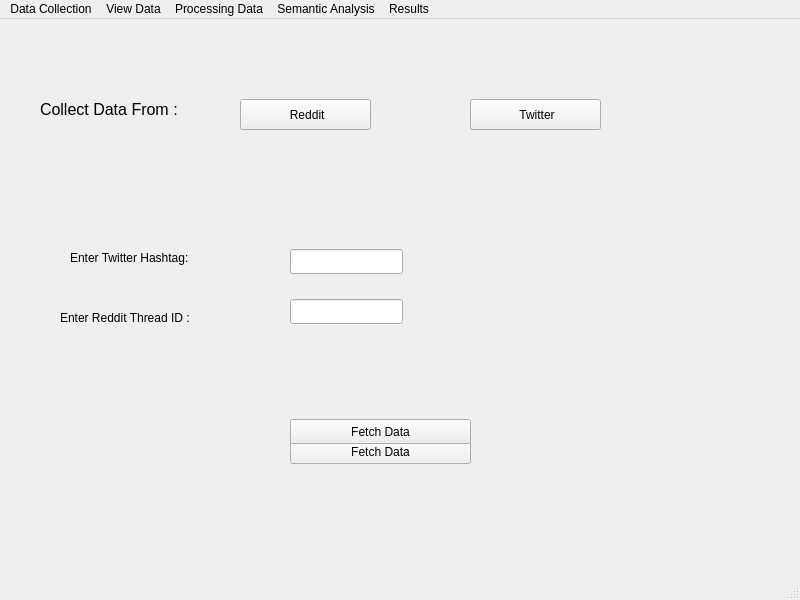
<?xml version="1.0" encoding="UTF-8"?>
<ui version="4.0">
 <class>MainWindow</class>
 <widget class="QMainWindow" name="MainWindow">
  <property name="geometry">
   <rect>
    <x>0</x>
    <y>0</y>
    <width>800</width>
    <height>600</height>
   </rect>
  </property>
  <property name="windowTitle">
   <string>Sports Match Analyser</string>
  </property>
  <widget class="QWidget" name="centralwidget">
   <widget class="QLabel" name="collectdatalabel">
    <property name="geometry">
     <rect>
      <x>40</x>
      <y>70</y>
      <width>141</width>
      <height>41</height>
     </rect>
    </property>
    <property name="font">
     <font>
      <pointsize>12</pointsize>
     </font>
    </property>
    <property name="text">
     <string>Collect Data From :</string>
    </property>
   </widget>
   <widget class="QPushButton" name="redditbtn">
    <property name="geometry">
     <rect>
      <x>240</x>
      <y>80</y>
      <width>131</width>
      <height>31</height>
     </rect>
    </property>
    <property name="text">
     <string> Reddit</string>
    </property>
    <property name="icon">
     <iconset>
      <normaloff>reddit.jpg</normaloff>reddit.jpg</iconset>
    </property>
    <property name="iconSize">
     <size>
      <width>18</width>
      <height>18</height>
     </size>
    </property>
   </widget>
   <widget class="QPushButton" name="twitterbtn">
    <property name="geometry">
     <rect>
      <x>470</x>
      <y>80</y>
      <width>131</width>
      <height>31</height>
     </rect>
    </property>
    <property name="text">
     <string> Twitter</string>
    </property>
    <property name="icon">
     <iconset>
      <normaloff>twitter.jpg</normaloff>twitter.jpg</iconset>
    </property>
    <property name="iconSize">
     <size>
      <width>20</width>
      <height>20</height>
     </size>
    </property>
   </widget>
   <widget class="QLineEdit" name="lineEdit_2">
    <property name="geometry">
     <rect>
      <x>290</x>
      <y>280</y>
      <width>113</width>
      <height>25</height>
     </rect>
    </property>
   </widget>
   <widget class="QLabel" name="label_3">
    <property name="geometry">
     <rect>
      <x>60</x>
      <y>290</y>
      <width>161</width>
      <height>17</height>
     </rect>
    </property>
    <property name="text">
     <string>Enter Reddit Thread ID :</string>
    </property>
   </widget>
   <widget class="QPushButton" name="redditfetchbtn">
    <property name="geometry">
     <rect>
      <x>290</x>
      <y>420</y>
      <width>181</width>
      <height>25</height>
     </rect>
    </property>
    <property name="text">
     <string>Fetch Data</string>
    </property>
   </widget>
   <widget class="QPushButton" name="twitterfetchbtn">
    <property name="geometry">
     <rect>
      <x>290</x>
      <y>400</y>
      <width>181</width>
      <height>25</height>
     </rect>
    </property>
    <property name="text">
     <string>Fetch Data</string>
    </property>
   </widget>
   <widget class="QLabel" name="twitterhastaglabel">
    <property name="geometry">
     <rect>
      <x>70</x>
      <y>230</y>
      <width>161</width>
      <height>17</height>
     </rect>
    </property>
    <property name="text">
     <string>Enter Twitter Hashtag:</string>
    </property>
   </widget>
   <widget class="QLineEdit" name="twitterhashtag">
    <property name="geometry">
     <rect>
      <x>290</x>
      <y>230</y>
      <width>113</width>
      <height>25</height>
     </rect>
    </property>
   </widget>
  </widget>
  <widget class="QMenuBar" name="menubar">
   <property name="geometry">
    <rect>
     <x>0</x>
     <y>0</y>
     <width>800</width>
     <height>22</height>
    </rect>
   </property>
   <widget class="QMenu" name="menuData_Collection">
    <property name="title">
     <string>Data Collection</string>
    </property>
   </widget>
   <widget class="QMenu" name="menuView_Data">
    <property name="title">
     <string>View Data</string>
    </property>
   </widget>
   <widget class="QMenu" name="menuProcessing_Data">
    <property name="title">
     <string>Processing Data</string>
    </property>
   </widget>
   <widget class="QMenu" name="menuSemantic_Analysis">
    <property name="title">
     <string>Semantic Analysis</string>
    </property>
   </widget>
   <widget class="QMenu" name="menuResult_Analysis">
    <property name="title">
     <string>Results</string>
    </property>
   </widget>
   <addaction name="menuData_Collection"/>
   <addaction name="menuView_Data"/>
   <addaction name="menuProcessing_Data"/>
   <addaction name="menuSemantic_Analysis"/>
   <addaction name="menuResult_Analysis"/>
  </widget>
  <widget class="QStatusBar" name="statusbar"/>
 </widget>
 <resources/>
 <connections/>
</ui>
